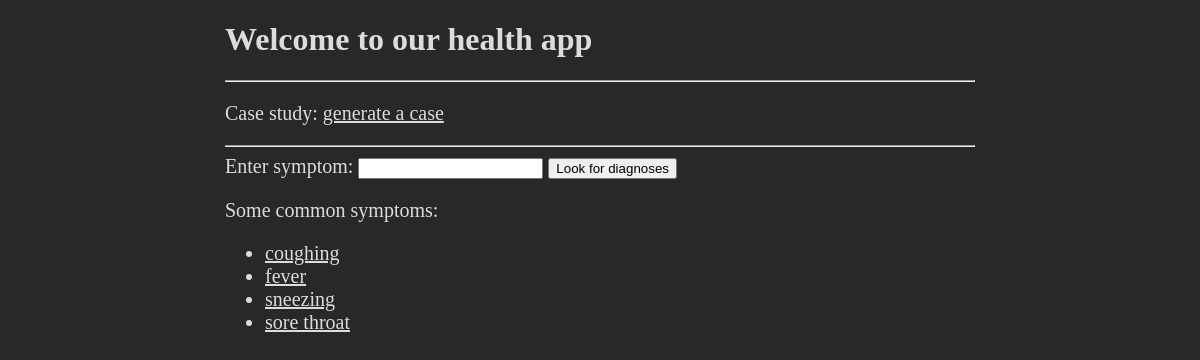
/health/, run on an earlier commit of the app's database.
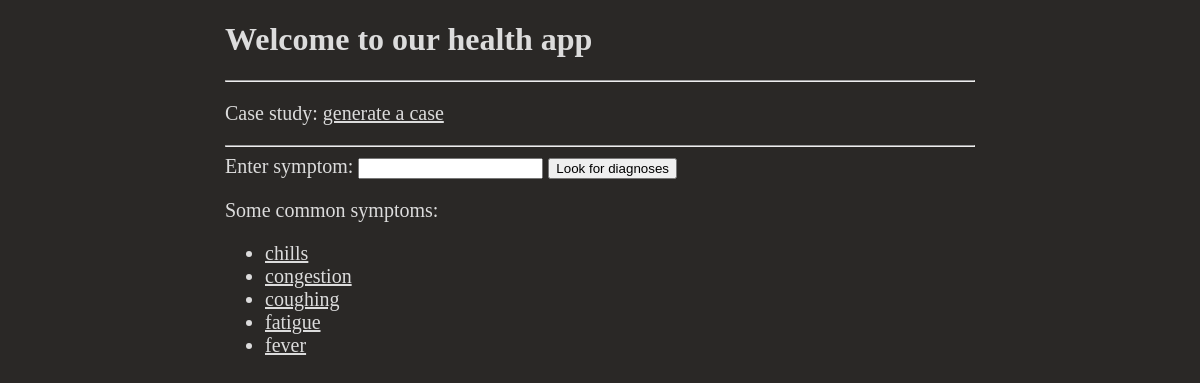
And on a later commit of the database.
### health/models.py (models this page shows, shortened)
class Symptom(models.Model):
    symptom_text = models.CharField(max_length=200)
    locations = models.ManyToManyField(Location)
    class Meta:
        ordering = ('symptom_text',)

### health/views.py (the view)
# urls.py: path('', views.home, name='home'),
def home(request):
    common_symptoms = Symptom.objects.all()[:5]
    context = { 'common_symptoms': common_symptoms }
    return render(request, 'health/home.html', context)

### health/templates/health/home.html (shortened to what this page needs)
<!DOCTYPE html>
<html>
  <head>
    {% load static %}
    <link rel="stylesheet" type="text/css" href="{% static 'health/style.css' %}">
  </head>
  <body>
    <h1> Welcome to our health app </h1>
    <hr>
    <p> Case study: <a href="{% url 'health:case' %}"> generate a case </a> </p>
    <hr>
    <form onSubmit="return getURL_given_input();">
      Enter symptom: <input type="text" name="url" id="url"> <input type="submit" value="Look for diagnoses">
    </form>
    {% if common_symptoms %}
      <p> Some common symptoms: </p>
      <ul>
      {% for symptom in common_symptoms %}
        <li><a href="{% url 'health:diagnoses' symptom.symptom_text %}"> {{ symptom.symptom_text }} </a></li>
      {% endfor %}
      </ul>
    {% else %}
      <p> No symptom information saved in system. </p>
    {% endif %}
  </body>
</html>

What changed in the data, as far as the page shows it:
no longer on this page (row unchanged): Symptom: symptom_text "sneezing"
no longer on this page (row unchanged): Symptom: symptom_text "sore throat"
added Symptom: symptom_text "chills"
added Symptom: symptom_text "congestion"
added Symptom: symptom_text "fatigue"
